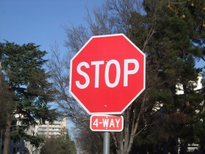
#> input picture mini-project1/stop.png, 205 x 154 px, shrunk from 800 x 600 before the run
$ python bluescreen.py
#> lines starting #> are read from the running program, lines starting #| are printed output that depends on the picture
### mini-project1/simpleimage.py
#!/usr/bin/env python3

"""
Stanford SimpleImage

Written by Nick Parlante, Sonja Johnson-Yu, and Nick Bowman.
 -7/2019  version, has file reading, pix, foreach, hidden get/setpix

SimpleImage Features:
Create image:
  image = SimpleImage.blank(400, 200)   # create new image of size
  image = SimpleImage('foo.jpg')        # create from file

Access size
  image.width, image.height

Get pixel at x,y
  pix = image.get_pixel(x, y)
  # pix is RGB tuple like (100, 200, 0)

Set pixel at x,y
  image.set_pixel(x, y, pix)   # set data by tuple also

Get Pixel object at x,y
  pixel = image.get_pixel(x, y)
  pixel.red = 0
  pixel.blue = 255

Show image on screen
  image.show()

The main() function below demonstrates the above functions as a test.
"""

import sys
# If the following line fails, "Pillow" needs to be installed
from PIL import Image


# [11 lines left out: function clamp, not called in this run]


class Pixel(object):
    """
    A pixel at an x,y in a SimpleImage.
    Supports set/get .red .green .blue
    and get .x .y
    """
    def __init__(self, image, x, y):
        self.image = image
        self._x = x
        self._y = y

    def __str__(self):
        return 'r:' + str(self.red) + ' g:' + str(self.green) + ' b:' + str(self.blue)

    # Pillow image stores each pixel color as a (red, green, blue) tuple.
    # So the functions below have to unpack/repack the tuple to change anything.

    @property
    def red(self):
        return self.image.px[self._x, self._y][0]

    # [4 lines left out: function red, not called in this run]

    @property
    def green(self):
        return self.image.px[self._x, self._y][1]

    # [4 lines left out: function green, not called in this run]

    @property
    def blue(self):
        return self.image.px[self._x, self._y][2]

    # [4 lines left out: function blue, not called in this run]

    @property
    def x(self):
        return self._x

    @property
    def y(self):
        return self._y


# color tuples for background color names 'red' 'white' etc.
BACK_COLORS = {
    'white': (255, 255, 255),
    'black': (0, 0, 0),
    'red': (255, 0, 0),
    'green': (0, 255, 0),
    'blue': (0, 0, 255),
}


class SimpleImage(object):
    def __init__(self, filename, width=0, height=0, back_color=None):
        """
        Create a new image. This case works: SimpleImage('foo.jpg')
        To create a blank image use SimpleImage.blank(500, 300)
        The other parameters here are for internal/experimental use.
        """
        # Create pil_image either from file, or making blank
        if filename:
            self.pil_image = Image.open(filename).convert("RGB")
            if self.pil_image.mode != 'RGB':
                raise Exception('Image file is not RGB')
            self._filename = filename  # hold onto
        else:
            if not back_color:
                back_color = 'white'
            color_tuple = BACK_COLORS[back_color]
            if width == 0 or height == 0:
                raise Exception('Creating blank image requires width/height but got {} {}'
                                .format(width, height))
            self.pil_image = Image.new('RGB', (width, height), color_tuple)
        self.px = self.pil_image.load()
        size = self.pil_image.size
        self._width = size[0]
        self._height = size[1]
        self.curr_x = 0
        self.curr_y = 0

    def __iter__(self):
        return self

    # [26 lines left out: functions __next__, increment_curr_counters, blank, file, not called in this run]

    @property
    def width(self):
        """Width of image in pixels."""
        return self._width

    @property
    def height(self):
        """Height of image in pixels."""
        return self._height

    def get_pixel(self, x, y):
        """
        Returns a Pixel at the given x,y, suitable for getting/setting
        .red .green .blue values.
        """
        if x < 0 or x >= self._width or y < 0 or y >= self.height:
            e = Exception('get_pixel bad coordinate x %d y %d (vs. image width %d height %d)' %
                          (x, y, self._width, self.height))
            raise e
        return Pixel(self, x, y)

    def set_pixel(self, x, y, pixel):
        if x < 0 or x >= self._width or y < 0 or y >= self.height:
            e = Exception('set_pixel bad coordinate x %d y %d (vs. image width %d height %d)' %
                          (x, y, self._width, self.height))
            raise e
        self.px[x, y] = (pixel.red, pixel.green, pixel.blue)

    # [7 lines left out: function set_rgb, not called in this run]

    def _get_pix_(self, x, y):
        """Get pix RGB tuple (200, 100, 50) for the given x,y."""
        return self.px[x, y]

    def _set_pix_(self, x, y, pix):
        """Set the given pix RGB tuple into the image at the given x,y."""
        self.px[x, y] = pix

    def show(self):
        """Displays the image using an external utility."""
        self.pil_image.show()

    # [39 lines left out: functions make_as_big_as, main, not called in this run]


# [2 lines that do not run on import are left out]

### mini-project1/bluescreen.py
"""
File: bluescreen.py
--------------------
This program shows an example of "greenscreening" (actually
"bluescreening" in this case).  This is where we replace the
pixels of a certain color intensity in a particular channel
(here, we use blue) with the pixels from another image.
"""

from simpleimage import SimpleImage


INTENSITY_THRESHOLD = 1.1


def bluescreen(main_filename, back_filename):
    """
    Implements the notion of "bluescreening".  That is,
    the image in the main_filename has its "sufficiently blue"
    pixels replaced with pixel from the corresponding x,y
    location in the image in the file back_filename.
    Returns the resulting "bluescreened" image.
    """
    image = SimpleImage(main_filename)
    back = SimpleImage(back_filename)

    # See if this pixel is "sufficiently" blue
    # If so, we get the corresponding pixel from the
    # back image and overwrite the pixel in
    # the main image with that from the back image.
    # Add your code hear
    width = image.width
    height = image.height
    # new_image = SimpleImage()

    for x in range(width):
        for y in range(height):
            pixel = image.get_pixel(x,y)
            if pixel.blue > pixel.red * INTENSITY_THRESHOLD and pixel.blue > pixel.green * INTENSITY_THRESHOLD:
                new_pixel = back.get_pixel(x,y)
                image.set_pixel(x,y,new_pixel)


    return image


def main():
    """
    Run your desired image manipulation functions here.
    You should store the return value (image) and then
    call .show() to visualize the output of your program.
    """
    original_stop = SimpleImage('stop.png')
    # original_stop.show()

    original_leaves = SimpleImage('leaves.png')
#> call 2 of __init__, with filename = 'leaves.png', width = 0, height = 0
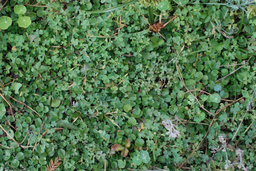
#> input picture mini-project1/leaves.png, 256 x 171 px, shrunk from 1000 x 668 before the run
    # original_leaves.show()

    stop_leaves_replaced = bluescreen('stop.png', 'leaves.png')
    stop_leaves_replaced.show()
#> in show, `self.pil_image.show()`:
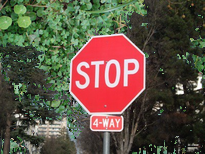
#> shown: PIL image 205x154 RGB; mean R, G, B 95.9, 82.2, 67.8


if __name__ == '__main__':
    main()
